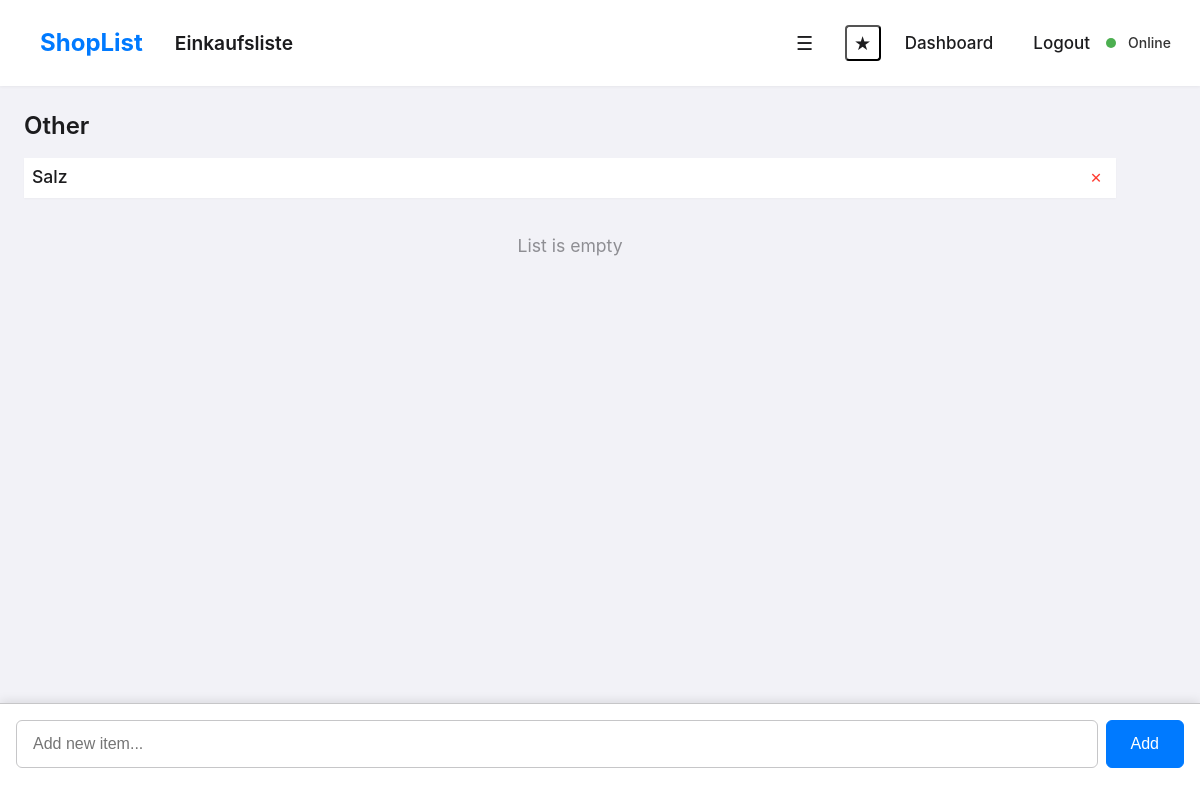
/list/1 (signed in), run on an earlier commit of the app's database.
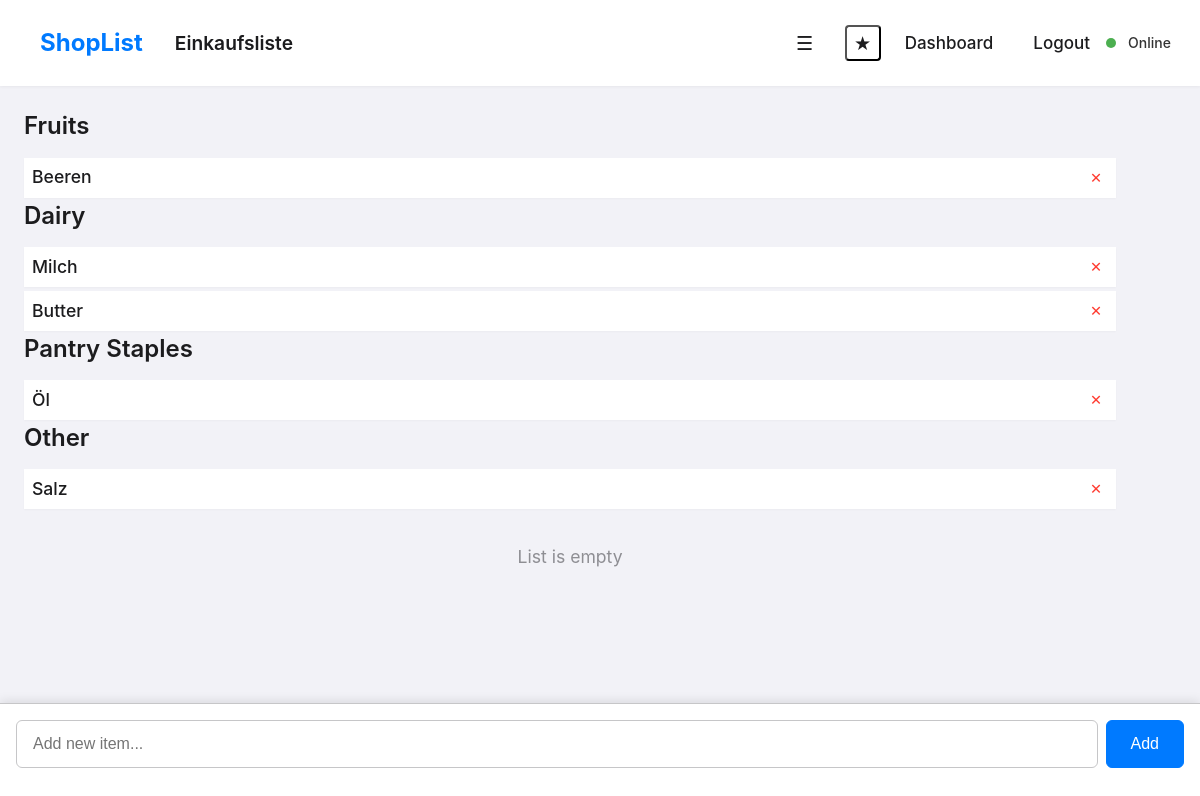
And on a later commit of the database.
### shopping_list_app/models.py (models this page shows)
class ShoppingList(db.Model):
    __tablename__ = 'shopping_list'  # Explicit table name
    id = db.Column(db.Integer, primary_key=True)
    name = db.Column(db.String(100), nullable=False)
    owner_id = db.Column(db.Integer, db.ForeignKey('user.id'), nullable=False)
    created_at = db.Column(db.DateTime, default=datetime.utcnow)
    items = db.relationship('ListItem', backref='list', lazy=True, cascade="all, delete-orphan")
    shares = db.relationship('ListShare', backref='list', lazy=True, cascade="all, delete-orphan")

class ListItem(db.Model):
    __tablename__ = 'list_item'  # Explicit table name
    id = db.Column(db.Integer, primary_key=True)
    list_id = db.Column(db.Integer, db.ForeignKey('shopping_list.id'), nullable=False)
    item_name = db.Column(db.String(200), nullable=False)
    category = db.Column(db.String(100), nullable=True, default='Other') # New field
    is_purchased = db.Column(db.Boolean, default=False, nullable=False)
    added_by_id = db.Column(db.Integer, db.ForeignKey('user.id'), nullable=False)
    added_at = db.Column(db.DateTime, default=datetime.utcnow)

### shopping_list_app/main.py (the view, shortened to what this page needs)
@main.route('/list/<int:list_id>', methods=['GET', 'POST'])
@login_required
def list_detail(list_id):
    list_instance = ShoppingList.query.get_or_404(list_id)
    is_owner = list_instance.owner_id == current_user.id
    is_shared_with_user = ListShare.query.filter_by(list_id=list_id, user_id=current_user.id).first() is not None
    print(f"DEBUG - Access check for list {list_id}:")
    print(f"DEBUG - Current user: {current_user.id}, List owner: {list_instance.owner_id}")
    print(f"DEBUG - is_owner: {is_owner}, is_shared_with_user: {is_shared_with_user}")
    if not (is_owner or is_shared_with_user):
        print(f"DEBUG - Access denied for user {current_user.id} to list {list_id}")
        flash('You do not have access to this list.', 'danger')
        return redirect(url_for('main.dashboard'))
    PREDEFINED_CATEGORIES = [
        "Fruits", "Vegetables", "Dairy", "Bakery", "Meat & Poultry",
        "Fish & Seafood", "Pantry Staples", "Frozen Foods",
        "Beverages", "Household", "Other"
    ]
    items_by_category = {category: [] for category in PREDEFINED_CATEGORIES}
    raw_items = ListItem.query.filter_by(list_id=list_id).order_by(ListItem.added_at.asc()).all()
    for item in raw_items:
        category_key = item.category if item.category in items_by_category else 'Other'
        items_by_category[category_key].append(item)
    return render_template('list_detail.html', list=list_instance,
                           items_by_category=items_by_category,
                           categories_ordered=PREDEFINED_CATEGORIES,
                           current_user=current_user)

### shopping_list_app/templates/list_detail.html (shortened to what this page needs)
{% extends "base.html" %}
{% block nav_title %}
    <h1 class="nav-title">{{ list.name }}</h1>
{% endblock %}
{% block nav_actions %}
    <a href="{{ url_for('main.share_list_page', list_id=list.id) }}" class="nav-icon-link" title="Share list">&#9776;</a>
    <form method="POST" action="{{ url_for('main.set_favorite_list', list_id=list.id) }}" style="display: inline;">
        <button type="submit" class="nav-icon-link" title="{% if current_user.favorite_list_id == list.id %}Remove from favorites{% else %}Set as favorite{% endif %}">
            {% if current_user.favorite_list_id == list.id %}
                ★
            {% else %}
                ☆
            {% endif %}
        </button>
    </form>
{% endblock %}
{% block content %}
<div class="shopping-list-container">
    {% set has_items = false %}
    {% for category in categories_ordered %}
        {% if items_by_category.get(category) %}
            {% set has_items = true %}
            {% set category_id_slug = category|replace(' ', '-')|replace('&', 'and')|lower %}
            <div class="category-section" id="category-section-{{ category_id_slug }}">
                <h2 class="category-title">{{ category }}</h2>
                <ul id="item-list-{{ category_id_slug }}" class="items-container category-item-list">
                    {% for item in items_by_category[category] %}
                        <li id="item-{{ item.id }}" class="item{% if item.is_purchased %} purchased{% endif %}">
                            <div class="item-content">
                                <span class="item-name">{{ item.item_name }}</span>
                            </div>
                            <div class="item-actions">
                                {% if current_user.id == list.owner_id or current_user.id == item.added_by_id %}
                                    <form method="POST" action="{{ url_for('main.delete_item', item_id=item.id) }}" style="display: inline;">
                                        <button type="submit" class="btn-delete">✕</button>
                                    </form>
                                {% endif %}
                            </div>
                        </li>
                    {% endfor %}
                </ul>
            </div>
        {% endif %}
    {% endfor %}
    <div id="empty-list-message" class="empty-state" {% if not has_items %}style="display:block;"{% else %}style="display:none;"{% endif %}>
        <p>List is empty</p>
    </div>
</div>
<div class="add-item-form-container">
        <form method="POST" action="{{ url_for('main.list_detail', list_id=list.id) }}" id="add-item-form">
            <div class="form-group mb-0">
                <div class="input-group">
                    <input type="text" id="item_name" name="item_name" class="form-control" placeholder="Add new item..." required autofocus>
                    <button type="submit" class="btn btn-primary">Add</button>
                </div>
            </div>
        </form>
    </div>
{% endblock %}
{% block scripts %}
    <link rel="stylesheet" href="{{ url_for('static', filename='css/offline-styles.css') }}">
{% endblock %}

### shopping_list_app/templates/base.html (shortened to what this page needs)
<!DOCTYPE html>
<html lang="en">
<head>
    <link rel="stylesheet" href="{{ url_for('static', filename='css/style.css') }}">
</head>
<body>
    <nav>
        <div class="nav-left">
            <a href="{{ url_for('main.index') }}" class="nav-brand">ShopList</a>
            {% block nav_title %}{% endblock %}
        </div>
        <div class="nav-middle">
            {% block nav_actions %}{% endblock %}
        </div>
        <div class="nav-links">
            {% if current_user.is_authenticated %}
                <a href="{{ url_for('main.dashboard') }}">Dashboard</a>
                <a href="{{ url_for('auth.logout') }}">Logout</a>
            {% else %}
                <a href="{{ url_for('auth.login') }}">Login</a>
                <a href="{{ url_for('auth.register') }}">Register</a>
            {% endif %}
        </div>
        <div id="connection-status-nav" class="connection-status-nav">
            <span class="status-dot status-online"></span>
            <span class="status-text">Online</span>
        </div>
    </nav>
    <div class="container">
        {% block content %}{% endblock %}
    </div>
    {% block scripts %}{% endblock %}
</body>
</html>

### shopping_list_app/static/css/offline-styles.css (style rules this page uses)
.connection-status-nav { display: flex; align-items: center; margin-left: auto; gap: 6px; font-size: 14px; font-weight: 500; min-width: 70px; }
.status-dot { width: 10px; height: 10px; border-radius: 50%; display: inline-block; margin-right: 6px; background: #4CAF50; transition: background 0.3s; }
.status-online { background: #4CAF50 !important; }
.status-text { font-size: 14px; font-weight: 500; color: #333; transition: color 0.3s; }
.status-online { background-color: #4CAF50; color: white; }

What changed in the data, as far as the page shows it:
added ListItem: item_name "Beeren", shown under "Fruits"
added ListItem: item_name "Milch", shown under "Dairy"
added ListItem: item_name "Butter", shown under "Dairy"
added ListItem: item_name "Öl", shown under "Pantry Staples"
Also different on the page:
new list line: "Fruits"
new list line: "Dairy"
new list line: "Pantry Staples"
